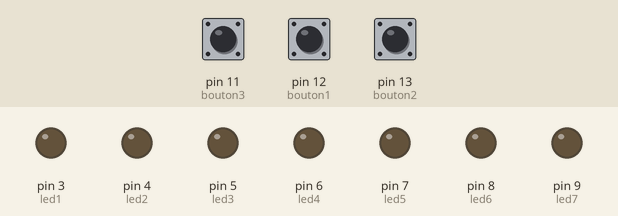
Simulated run of this sketch. Board: Arduino Uno, built with avr-gcc and run on an emulated ATmega328P. On the bench: output pins drawn as LEDs (lit = HIGH). Dashed ring = blinking. The inputs (shaded band) are chosen by the test bench; at power-on: pin 11 (bouton3) HIGH, pin 12 (bouton1) HIGH, pin 13 (bouton2) HIGH.

Above: at 1.2 s.
1.3 s: pin 11 (bouton3) pulled LOW for 0.15 s
At 1.9 s:
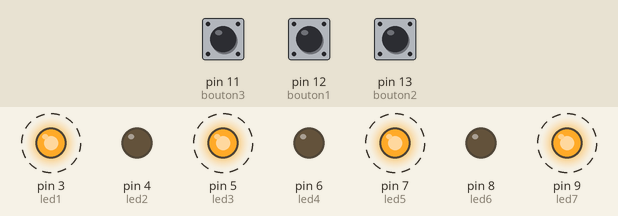
At 2.4 s:
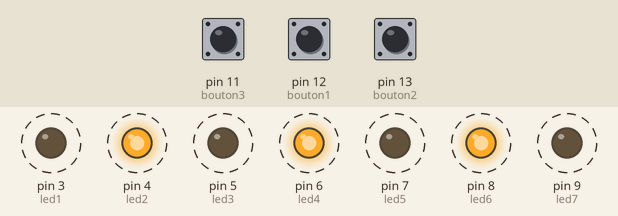
4.4 s: pin 12 (bouton1) pulled LOW for 3.2 s
At 8.0 s:
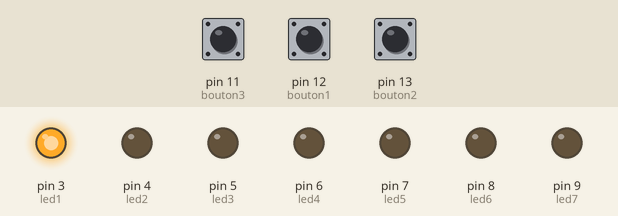
Timing chart, 0 to 22.6 s (numbered marks = the images above; inputs shaded):
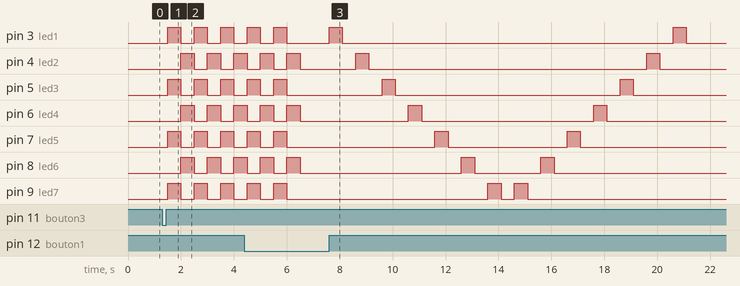

The sketch:

Chenillat.ino
```cpp
int led1 = 3;
int led2 = 4;
int led3 = 5;
int led4 = 6;
int led5 = 7;
int led6 = 8;
int led7 = 9;
int bouton1 = 12;
int bouton2 = 13;
int bouton3 = 11;

void setup() {
  // Initialisation de la communication série et des broches
  Serial.begin(9600);
  pinMode(led1, OUTPUT);
  pinMode(led2, OUTPUT);
  pinMode(led3, OUTPUT);
  pinMode(led4, OUTPUT);
  pinMode(led5, OUTPUT);
  pinMode(led6, OUTPUT);
  pinMode(led7, OUTPUT);
  pinMode(bouton1, INPUT_PULLUP);
  pinMode(bouton2, INPUT_PULLUP);
  pinMode(bouton3, INPUT_PULLUP);
}

void loop() {
  // Vérification de l'état des boutons
  if (digitalRead(bouton1) == LOW) {
    delay(200); // Anti-rebond
    while (digitalRead(bouton1) == LOW); // Attendre que le bouton soit relâché
    unsigned long startTime = millis();
    while (millis() - startTime < 5000) { // Exécute pendant 5 secondes
      // Allumage séquentiel des LEDs
      for (int i = 3; i <= 9; i++) {
        allumage(i, 500);
      }
      for (int i = 9; i >= 3; i--) {
        allumage(i, 500);
      }
    }
  }

  if (digitalRead(bouton2) == LOW) {
    delay(200); // Anti-rebond
    while (digitalRead(bouton2) == LOW); // Attendre que le bouton soit relâché
    unsigned long startTime = millis();
    while (millis() - startTime < 5000) { // Exécute pendant 5 secondes
      // Clignotement simultané de toutes les LEDs
      for (int i = 3; i <= 9; i++) {
        digitalWrite(i, HIGH);
      }
      delay(500);
      for (int i = 3; i <= 9; i++) {
        digitalWrite(i, LOW);
      }
      delay(500);
    }
  }

  if (digitalRead(bouton3) == LOW) {
    delay(200); // Anti-rebond
    while (digitalRead(bouton3) == LOW); // Attendre que le bouton soit relâché
    unsigned long startTime = millis();
    while (millis() - startTime < 5000) { // Exécute pendant 5 secondes
      // Clignotement alterné des LEDs
      for (int i = 3; i <= 9; i += 2) {
        digitalWrite(i, HIGH);
      }
      delay(500);
      for (int i = 3; i <= 9; i += 2) {
        digitalWrite(i, LOW);
      }
      for (int i = 4; i <= 9; i += 2) {
        digitalWrite(i, HIGH);
      }
      delay(500);
      for (int i = 4; i <= 8; i += 2) {
        digitalWrite(i, LOW);
      }
    }
  }
}

void allumage(int pin, int duration) {
  digitalWrite(pin, HIGH);
  delay(duration);
  digitalWrite(pin, LOW);
  delay(duration);
}
```

Measured:
- after the input at 1.3 s, pin 3 (led1), pin 5 (led3), pin 7 (led5), pin 9 (led7): alternates HIGH for 0.50 s and LOW for 0.50 s, starting after 0.20 s; pin 4 (led2), pin 6 (led4), pin 8 (led6): alternates HIGH for 0.50 s and LOW for 0.50 s, starting after 0.70 s
